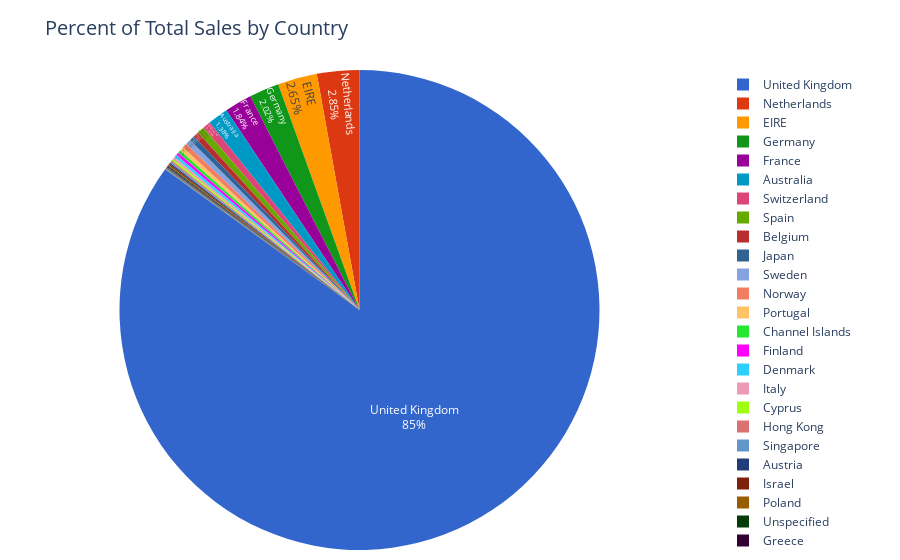

Source (notebook cell):
### Code cell
fig = px.pie(country_sales,
             values="TotalSales",
             names="Country",
             title="Percent of Total Sales by Country",
             color_discrete_sequence=px.colors.qualitative.G10
            )
# px.colors.qualitative.swatches().show() # see available color palettes

fig.update_traces(
                  textposition="inside",
                  textinfo="percent+label"
                 )
fig.update_layout(
                  margin=dict(l=10, r=50, b=10, t=70, pad=0),
                  titlefont = dict(size = 20)
                 )
iplot(fig)

### Figure 1 — Plotly figure (JSON) as saved in the notebook; plotly's stock layout.template omitted (floating-point values rounded to 4 significant figures)
{"data": [{"domain": {"x": [0, 1], "y": [0, 1]}, "hovertemplate": "Country=%{label}<br>TotalSales=%{value}<extra></extra>", "labels": ["Australia", "Austria", "Bahrain", "Belgium", "Brazil", "Canada", "Channel Islands", "Cyprus", "Czech Republic", "Denmark", "EIRE", "European Community", "Finland", "France", "Germany", "Greece", "Hong Kong", "Iceland", "Israel", "Italy", "Japan", "Lebanon", "Lithuania", "Malta", "Netherlands", "Norway", "Poland", "Portugal", "RSA", "Saudi Arabia", "Singapore", "Spain", "Sweden", "Switzerland", "USA", "United Arab Emirates", "United Kingdom", "Unspecified"], "legendgroup": "", "name": "", "showlegend": true, "textinfo": "percent+label", "textposition": "inside", "type": "pie", "values": [137000.0, 8698.0, 548.4, 36660.0, 1144.0, 3115.0, 20090.0, 12930.0, 671.7, 18040.0, 263300.0, 1151.0, 18850.0, 182300.0, 200900.0, 4426.0, 9942.0, 4310.0, 7908.0, 15250.0, 35340.0, 1694.0, 1661.0, 1980.0, 283200.0, 32290.0, 6853.0, 26860.0, 1002.0, 131.2, 9120.0, 48920.0, 35210.0, 52510.0, 1731.0, 1865.0, 8439000.0, 4750.0]}], "layout": {"legend": {"tracegroupgap": 0}, "margin": {"b": 10, "l": 10, "pad": 0, "r": 50, "t": 70}, "piecolorway": ["#3366CC", "#DC3912", "#FF9900", "#109618", "#990099", "#0099C6", "#DD4477", "#66AA00", "#B82E2E", "#316395"], "title": {"font": {"size": 20}, "text": "Percent of Total Sales by Country"}}}
